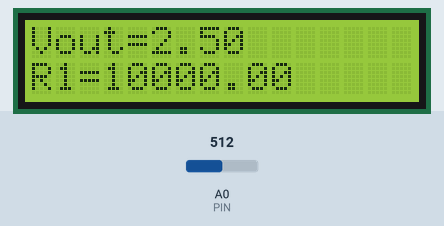
This sketch was run on a simulated Arduino Uno, built with avr-gcc and run on an emulated ATmega328P. On the bench: 16×2 character LCD. The test bench sets the inputs (shaded band); at power-on: A0 (PIN) = 512.

Above: at 1.2 s.
1.3 s: A0 (PIN) set to 716
At 2.4 s:
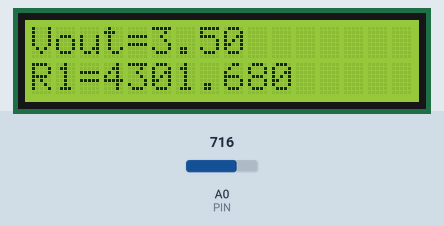
3.1 s: A0 (PIN) set to 900
At 3.5 s:
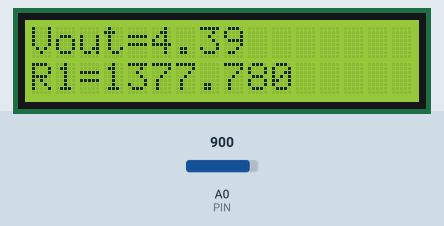
4.7 s: A0 (PIN) set to 1023
At 5.7 s:
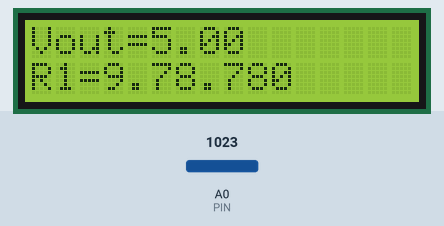
Timing chart, 0 to 7.7 s (numbered marks = the images above; inputs shaded):
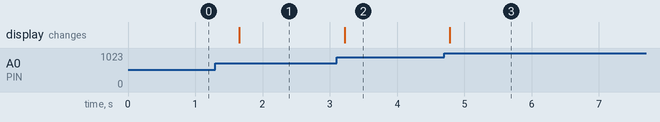

Measured:
- after the input at 1.3 s, the display: changes after 0.35 s (image 1)
- after the input at 3.1 s, the display: changes after 0.12 s (image 2)
- after the input at 4.7 s, the display: changes after 0.08 s (image 3)

The sketch:

Ohmnimetro.ino
```cpp
/*
 * Fundacion Kinal
 * Centro educativo tecnico laboral Kinal
 * Electronica
 * Grado: Quinto
 * Sección: A
 * Curso: Taller de electronica digital y reparación de computadoras I
 * Nombre: Jared Hernan Ruiz Aleu
 * Carnet: 2022011
 * Ohmnimetro
*/
#include <LiquidCrystal_I2C.h>
#include <Wire.h>

LiquidCrystal_I2C lcd_JARED(0x27,16,2);

int   PIN = 0;
int   Medidor = 0;
int   Vin = 5;
float Vout = 0;
float R2 = 10000;
float R1 = 0;
float Const = 0;

void setup(){
  // Inicializar el LCD
  lcd_JARED.init();
  //Encender la luz de fondo.
  lcd_JARED.backlight();
}

void loop(){
  Medidor = analogRead(PIN);
  if(Medidor){
    Const = Medidor * Vin;
    Vout = (Const)/1024.0;
    Const = (Vin/Vout) - 1;
    R1 = R2 * Const;

    lcd_JARED.setCursor(0,1);
    lcd_JARED.print("R1=");
    lcd_JARED.setCursor(3,1);
    lcd_JARED.print(R1);
    lcd_JARED.setCursor(0,0);
    lcd_JARED.print("Vout=");
    lcd_JARED.setCursor(5,0);
    lcd_JARED.print(Vout);

    delay(500);
  }
}
```
